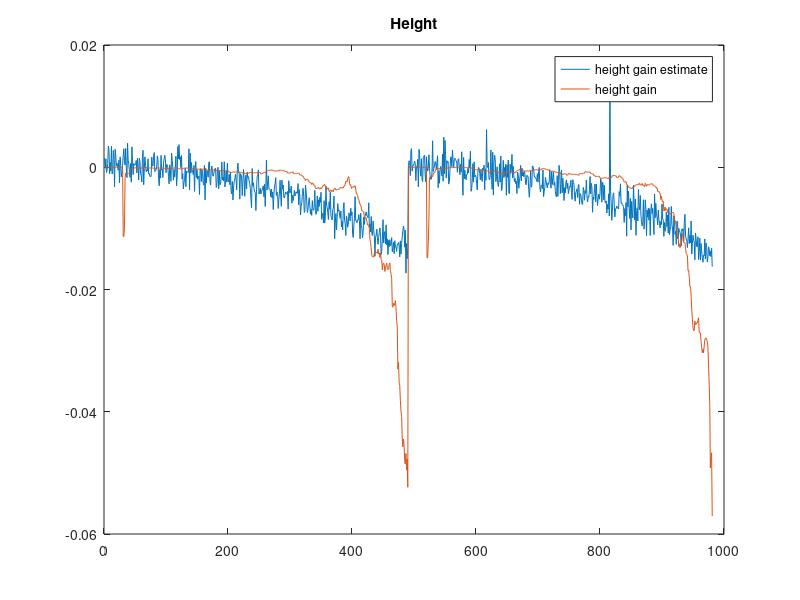

Reproduce this figure in MATLAB. (Note: this script raises an error after producing the figure.)
function train()

MAX_SAMPLES = 25000;
start_sample = 1;

BIAS = true;
PRIOR = true;

weights = false; % whether we have onboard weights we want to compare to the current learning:
if(weights)
    w = load('Weights_00000.dat');
end
% structure A:
% 1) height
% 2) gain
% 3) cov div
% 4-end) textons
A = load('Training_set_00000.dat');

% inds = find(A(:,3) ~= -0.025);
% A = A(inds, :);

A = A(start_sample:min([MAX_SAMPLES, size(A,1)]), :);
b = A(:,2);
f = A(:,4:end);
if(BIAS)
    AA = [f, ones(size(A,1),1)];
else
    AA = f;
end
if(~PRIOR)
    x = AA \ b;
else
   alpha = 1; %10;
   x = inv(AA' * AA + alpha * eye(size(AA, 2))) * AA' * b; 
end
y = AA * x;
fid = fopen('Weights_MATLAB.dat', 'w');
for i = 1:length(x)-1
    fprintf(fid, '%f ', x(i));
end
fprintf(fid, '%f', x(end));
fclose(fid);
height_gain_estimate = y;
fprintf('Abs error = %f\n', mean(abs(y-b)));
if(weights)
    Z = AA * w';
end
figure(); plot(y); hold on; plot(b);
if(weights)
    plot(Z);
end
title('Height')
legend({'height gain estimate', 'height gain', 'onboard gain estimate'});

figure(); plot(smooth(y, 20)); hold on; plot(b);
if(weights)
    plot(smooth(Z, 20));
end
title('Smoothed Height')
legend({'height gain estimate', 'height gain', 'onboard gain estimate'});

figure();
bar(x, 'FaceColor', [1 0 0]); % hold on; bar(w);

figure();
plot(A(:,1)); hold on; plot(A(:,2));
legend({'Height', 'Gain'});

b = A(:,1);
f = A(:,4:end);
if(BIAS)
    AA = [f, ones(size(A,1),1)];
else
    AA = f;
end
x = AA \ b;
y = AA * x;
figure(); plot(smooth(y, 20)); hold on; plot(b);

b = A(:,1);
f = height_gain_estimate;
AA = [f, ones(size(A,1),1)];
x = AA \ b;
y = AA * x;
plot(smooth(y,20));
title('Sonar height')
legend({'estimate trained with sonar', 'sonar', 'scaled gain estimate'});

figure();
plot(A(:, 3));
title('Cov div');

entr = getEntropies(f);
p_peak = zeros(1, size(f,2));
p_peak(1) = 1;
min_entr = getEntropy(p_peak);
p_uniform = ones(1, size(f,2)) ./ size(f,2);
max_entr = getEntropy(p_uniform);
figure();
histogram(entr, 30);
title(['Entropies: min = ' num2str(min_entr) ', max = ' num2str(max_entr)]);

function entropies = getEntropies(f)
n_el = size(f,1);
entropies = zeros(n_el,1);
for el = 1:n_el
   entropies(el) = getEntropy(f(el, :));
end






